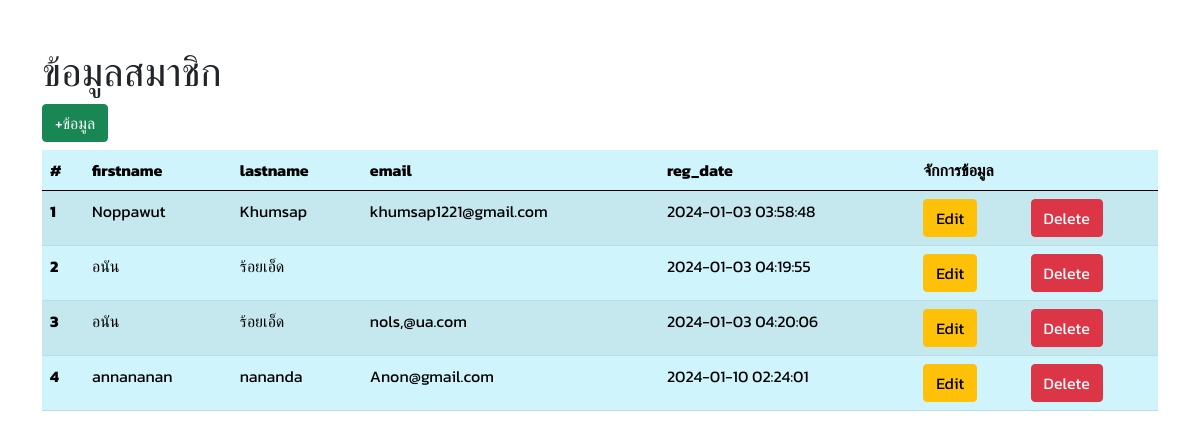
The page /WEEK10/index.php on the database its author committed.
### tables this page shows
CREATE TABLE `students` (
  `id` int(6) UNSIGNED NOT NULL,
  `firstname` varchar(30) NOT NULL,
  `lastname` varchar(30) NOT NULL,
  `email` varchar(50) DEFAULT NULL,
  `reg_date` timestamp NOT NULL DEFAULT current_timestamp() ON UPDATE current_timestamp()
);

### WEEK10/index.php (the view, shortened to what this page needs)
<!DOCTYPE html>
<html lang="en">
<head>
    <link href="https://cdn.jsdelivr.net/npm/bootstrap@5.0.2/dist/css/bootstrap.min.css" rel="stylesheet">
    <link rel="stylesheet" href="style.css">
</head>
<body>
    <div class="container my-5">
        <h1>ข้อมูลสมาชิก</h1>
        <div><a href="create_frm.php" class="btn btn-success mb-2">+ข้อมูล</a></div>
        <table class="table table-info table-striped">
            <thead>
                <tr>
                    <th scope="col">#</th>
                    <th scope="col">firstname</th>
                    <th scope="col">lastname</th>
                    <th scope="col">email</th>
                    <th scope="col">reg_date</th>
                    <th scope="col" colspan="2">จักการข้อมูล</th>
                </tr>
            </thead>
            <tbody>
                <?php
                $sql = "SELECT * FROM students";
                require_once 'connect.php';
                $result = mysqli_query($conn, $sql);
                if (mysqli_num_rows($result) > 0) {
                    $n = 1;
                    while ($row = mysqli_fetch_assoc($result)) {
                        ?>
                        <tr>
                            <th><?=$n ?></th>
                            <td><?= $row['firstname'] ?></td>
                            <td><?= $row['lastname'] ?></td>
                            <td><?= $row['email'] ?></td>
                            <td><?= $row['reg_date'] ?></td>
                            <td>
                                <a href="update_frm.php?id=<?=$row['id']?>"
                                onclick="return confirm('Are you sure you want to Edit?');"
                                class="btn btn-warning">Edit</a>
                            </td>
                            <td>
                                <a href="Delete.php?id=<?=$row['id']?>"
                                onclick="return confirm('Are you sure you want to Delete?');"
                                class="btn btn-danger">Delete</a></td>
                            </tr>
                        <?php
                        $n++;
                    }
                }
                ?>
            </tbody>
        </table>
    </div>
</body>
</html>

### WEEK10/style.css (style rules this page uses)
* { font-family: 'Kanit', sans-serif; }

### rows shown on the page
students: firstname "Noppawut", lastname "Khumsap", email "khumsap1221@gmail.com", reg_date "2024-01-03 03:58:48"
students: firstname "อนัน", lastname "ร้อยเอ็ด", reg_date "2024-01-03 04:19:55"
students: firstname "อนัน", lastname "ร้อยเอ็ด", email "nols,@ua.com", reg_date "2024-01-03 04:20:06"
students: firstname "annananan", lastname "nananda", email "Anon@gmail.com", reg_date "2024-01-10 02:24:01"
